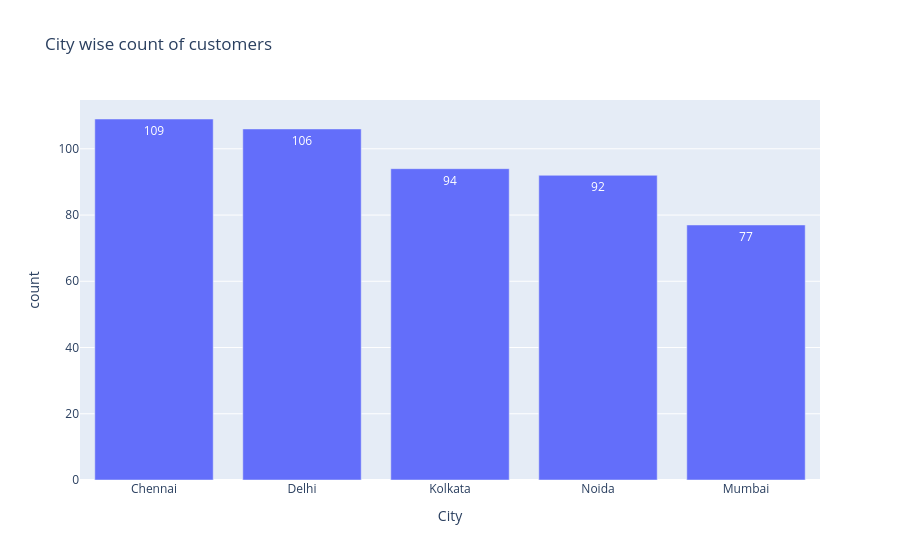

Notebook cell for this chart:
### Code cell
fig = px.bar(data_frame = q2, x = 'City', y = 'count',title = 'City wise count of customers',
            text = 'count')
fig.show()

### Figure 1 — Plotly figure (JSON) as saved in the notebook; plotly's stock layout.template omitted (floating-point values rounded to 4 significant figures)
{"data": [{"hovertemplate": "City=%{x}<br>count=%{text}<extra></extra>", "legendgroup": "", "marker": {"color": "#636efa", "pattern": {"shape": ""}}, "name": "", "orientation": "v", "showlegend": false, "text": [109.0, 106.0, 94.0, 92.0, 77.0], "textposition": "auto", "type": "bar", "x": ["Chennai", "Delhi", "Kolkata", "Noida", "Mumbai"], "xaxis": "x", "y": [109, 106, 94, 92, 77], "yaxis": "y"}], "layout": {"barmode": "relative", "legend": {"tracegroupgap": 0}, "title": {"text": "City wise count of customers"}, "xaxis": {"anchor": "y", "domain": [0, 1], "title": {"text": "City"}}, "yaxis": {"anchor": "x", "domain": [0, 1], "title": {"text": "count"}}}}
